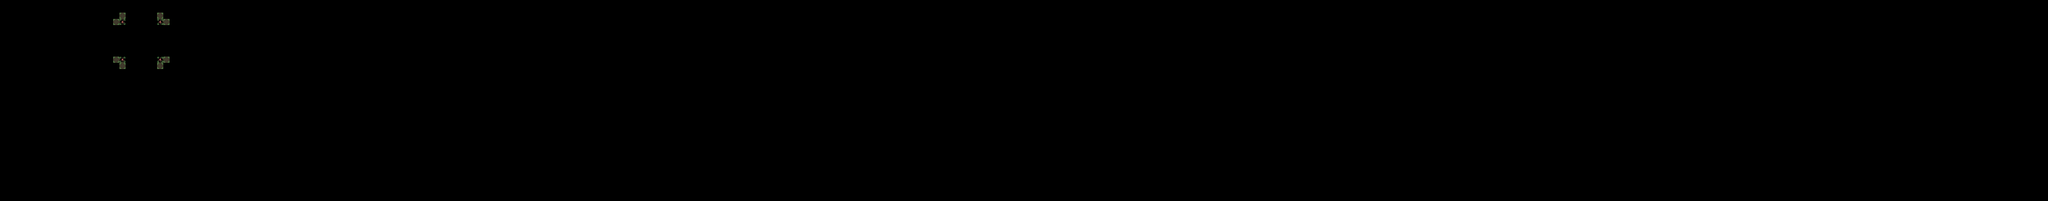

Rendered tile map (Tiled .tmx) drawn with the repository's tilesets; below, a short description and the map source with its tile grids summarised:
An orthogonal 326x32 tile map with 16x16 px tiles, 4 tile layers (input_dirt, output_dirt, regions_input, regions_output), 2 tilesets.

<map version="1.5" tiledversion="1.7.2" orientation="orthogonal" renderorder="right-down" width="326" height="32" tilewidth="16" tileheight="16" infinite="0" nextlayerid="10" nextobjectid="1">
 <tileset firstgid="1" name="Village5" tilewidth="16" tileheight="16" tilecount="704" columns="32">
  <image source="../../../assets/Tile/Village5.png" width="512" height="352" />
  <wangsets>
   <wangset name="Dirt2" type="mixed" tile="-1">
    <wangcolor name="" color="#ff0000" tile="-1" probability="1" />
    <wangtile tileid="200" wangid="0,0,1,1,1,0,0,0" />
    <wangtile tileid="202" wangid="0,0,1,1,1,1,1,0" />
    <wangtile tileid="203" wangid="0,0,0,0,1,1,1,0" />
    <wangtile tileid="232" wangid="1,1,0,0,0,0,0,0" />
    <wangtile tileid="234" wangid="1,1,0,0,0,0,0,1" />
    <wangtile tileid="235" wangid="1,0,0,0,0,0,0,1" />
    <wangtile tileid="264" wangid="1,1,1,1,1,0,0,0" />
    <wangtile tileid="266" wangid="1,1,1,1,1,1,1,1" />
    <wangtile tileid="267" wangid="1,0,0,0,1,1,1,1" />
    <wangtile tileid="296" wangid="1,1,1,0,0,0,0,0" />
    <wangtile tileid="298" wangid="1,1,1,0,0,0,1,1" />
    <wangtile tileid="299" wangid="1,0,0,0,0,0,1,1" />
   </wangset>
   <wangset name="Dirt3" type="mixed" tile="-1">
    <wangcolor name="" color="#ff0000" tile="-1" probability="1" />
    <wangcolor name="" color="#00ff00" tile="-1" probability="1" />
    <wangcolor name="" color="#0000ff" tile="-1" probability="1" />
    <wangtile tileid="200" wangid="0,0,3,3,3,0,0,0" />
    <wangtile tileid="201" wangid="0,0,3,3,3,3,3,0" />
    <wangtile tileid="203" wangid="0,0,0,0,3,3,3,0" />
    <wangtile tileid="232" wangid="3,3,1,1,1,0,0,0" />
    <wangtile tileid="233" wangid="3,3,1,1,1,1,1,3" />
    <wangtile tileid="235" wangid="3,0,0,0,1,1,1,3" />
    <wangtile tileid="264" wangid="1,1,2,2,2,0,0,0" />
    <wangtile tileid="265" wangid="1,1,2,2,2,2,2,1" />
    <wangtile tileid="267" wangid="1,0,0,0,2,2,2,1" />
    <wangtile tileid="296" wangid="2,2,2,0,0,0,0,0" />
    <wangtile tileid="297" wangid="2,2,2,0,0,0,2,2" />
    <wangtile tileid="299" wangid="2,0,0,0,0,0,2,2" />
   </wangset>
   <wangset name="Dirt4" type="mixed" tile="-1">
    <wangcolor name="" color="#ff0000" tile="-1" probability="1" />
    <wangtile tileid="205" wangid="0,0,1,1,1,0,0,0" />
    <wangtile tileid="206" wangid="0,0,1,1,1,1,1,0" />
    <wangtile tileid="207" wangid="0,0,1,1,1,1,1,0" />
    <wangtile tileid="208" wangid="0,0,0,0,1,1,1,0" />
    <wangtile tileid="237" wangid="1,1,1,1,1,0,0,0" />
    <wangtile tileid="238" wangid="1,1,1,1,1,1,1,1" />
    <wangtile tileid="239" wangid="1,1,1,1,1,1,1,1" />
    <wangtile tileid="240" wangid="1,0,0,0,1,1,1,1" />
    <wangtile tileid="269" wangid="1,1,1,1,1,0,0,0" />
    <wangtile tileid="270" wangid="1,1,1,1,1,1,1,1" />
    <wangtile tileid="271" wangid="1,1,1,1,1,1,1,1" />
    <wangtile tileid="272" wangid="1,0,0,0,1,1,1,1" />
    <wangtile tileid="296" wangid="1,1,1,0,0,0,0,0" />
    <wangtile tileid="297" wangid="1,1,1,0,0,0,1,1" />
    <wangtile tileid="298" wangid="1,1,1,0,0,0,1,1" />
    <wangtile tileid="299" wangid="1,0,0,0,0,0,1,1" />
   </wangset>
   <wangset name="dirttop" type="corner" tile="-1">
    <wangcolor name="" color="#ff0000" tile="-1" probability="1" />
    <wangcolor name="" color="#00ff00" tile="-1" probability="1" />
    <wangcolor name="" color="#0000ff" tile="-1" probability="1" />
    <wangtile tileid="205" wangid="0,0,1,1,1,0,0,0" />
    <wangtile tileid="206" wangid="0,0,1,1,1,1,1,0" />
    <wangtile tileid="207" wangid="0,0,1,1,1,1,1,0" />
    <wangtile tileid="208" wangid="0,0,0,0,1,1,1,0" />
    <wangtile tileid="237" wangid="1,0,1,1,1,0,0,0" />
    <wangtile tileid="238" wangid="1,0,1,1,1,1,1,0" />
    <wangtile tileid="239" wangid="1,1,1,1,1,1,1,1" />
    <wangtile tileid="240" wangid="1,0,0,0,1,1,1,1" />
    <wangtile tileid="269" wangid="1,1,1,0,0,0,0,0" />
    <wangtile tileid="270" wangid="1,1,1,0,0,0,1,1" />
    <wangtile tileid="271" wangid="1,1,1,0,0,0,1,1" />
    <wangtile tileid="272" wangid="1,0,0,0,0,0,1,1" />
   </wangset>
   <wangset name="Unnamed Set" type="corner" tile="238">
    <wangcolor name="" color="#ff0000" tile="-1" probability="1" />
    <wangtile tileid="205" wangid="0,0,0,1,0,0,0,0" />
    <wangtile tileid="206" wangid="0,0,0,1,0,1,0,0" />
    <wangtile tileid="207" wangid="0,0,0,1,0,1,0,0" />
    <wangtile tileid="208" wangid="0,0,0,0,0,1,0,0" />
    <wangtile tileid="237" wangid="0,1,0,0,0,0,0,0" />
    <wangtile tileid="238" wangid="0,1,0,0,0,0,0,1" />
    <wangtile tileid="239" wangid="0,1,0,0,0,0,0,1" />
    <wangtile tileid="240" wangid="0,0,0,0,0,0,0,1" />
   </wangset>
  </wangsets>
 </tileset>
 <tileset firstgid="705" source="../../../assets/Tile/Dirt1.tsx" />
 <layer id="2" name="input_dirt" width="326" height="32">
  <properties>
   <property name="StrictEmpty" type="bool" value="true" />
  </properties>
  <data>[10432 cells, 12 non-empty, 2 distinct tile ids]</data>
 </layer>
 <layer id="3" name="output_dirt" width="326" height="32">
  <data>[10432 cells, 4 non-empty, 4 distinct tile ids]</data>
 </layer>
 <layer id="4" name="regions_input" width="326" height="32">
  <data>[10432 cells, 12 non-empty, 1 distinct tile ids]</data>
 </layer>
 <layer id="1" name="regions_output" width="326" height="32">
  <data>[10432 cells, 4 non-empty, 1 distinct tile ids]</data>
 </layer>
</map>
